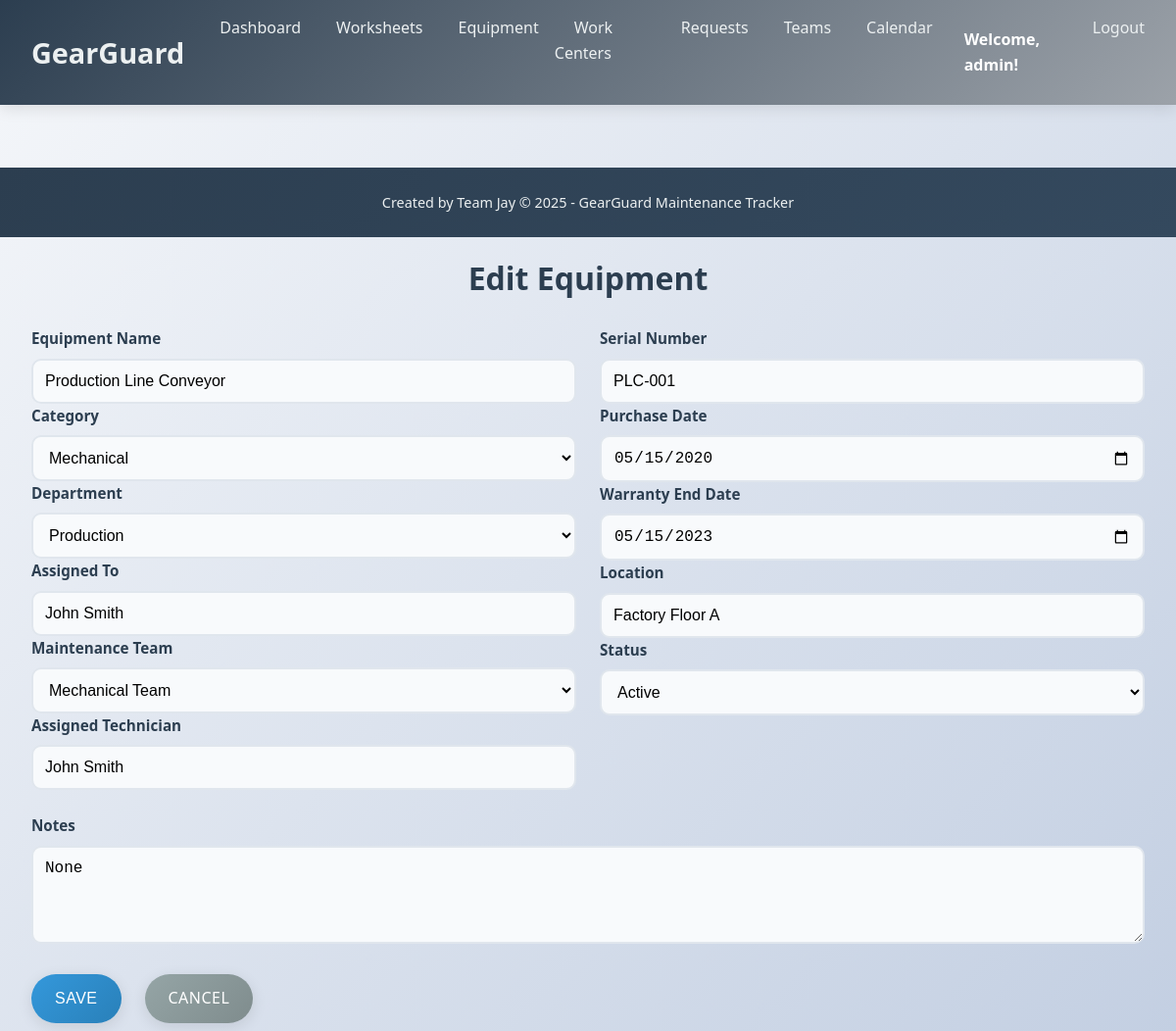
The app's page /equipment/1/edit (signed in) with its own data.
### models.py (models this page shows, shortened)
class User(db.Model):
    __tablename__ = 'users'
    id = db.Column(db.Integer, primary_key=True)
    username = db.Column(db.String(80), unique=True, nullable=False)
    email = db.Column(db.String(120), unique=True, nullable=False)
    password_hash = db.Column(db.String(120), nullable=False)
    role = db.Column(db.String(20), default='user')  # admin, manager, user
    created_at = db.Column(db.DateTime, default=datetime.utcnow)

class Equipment(db.Model):
    __tablename__ = 'equipment'
    id = db.Column(db.Integer, primary_key=True)
    name = db.Column(db.String(100), nullable=False)
    serial_number = db.Column(db.String(100), unique=True, nullable=False)
    category = db.Column(db.String(50), nullable=False)  # Mechanical / Electrical / IT
    department = db.Column(db.String(50), nullable=False)  # Production / Admin / IT
    assigned_employee = db.Column(db.String(100))
    maintenance_team_id = db.Column(db.Integer, db.ForeignKey('maintenance_teams.id'))
    default_technician = db.Column(db.String(100))
    purchase_date = db.Column(db.Date)
    warranty_end = db.Column(db.Date)
    location = db.Column(db.String(100))
    status = db.Column(db.String(20), default='Active')  # Active / Scrapped
    notes = db.Column(db.Text)
    maintenance_team = db.relationship('MaintenanceTeam', backref='equipment_list')

class MaintenanceTeam(db.Model):
    __tablename__ = 'maintenance_teams'
    id = db.Column(db.Integer, primary_key=True)
    name = db.Column(db.String(100), nullable=False)
    members = db.Column(db.Text)  # Comma-separated list of technician names

### app.py (the view, shortened to what this page needs)
@app.route('/equipment/<int:id>/edit', methods=['GET', 'POST'])
@login_required
def edit_equipment(id):
    equipment = Equipment.query.get_or_404(id)
    teams = MaintenanceTeam.query.all()
    return render_template('equipment_form.html', equipment=equipment, teams=teams)

### app.py (called while the page is built)
@app.context_processor
def inject_now():
    return {'now': dt.utcnow}

def login_required(f):
    @wraps(f)
    def decorated_function(*args, **kwargs):
        if 'user_id' not in session:
            flash('Please log in to access this page.', 'error')
            return redirect(url_for('login'))
        return f(*args, **kwargs)
    return decorated_function

@app.context_processor
def inject_user():
    user_id = session.get('user_id')
    if user_id:
        user = User.query.get(user_id)
        return {'current_user': user}
    return {'current_user': None}

### templates/equipment_form.html (shortened to what this page needs)
<!DOCTYPE html>
<html lang="en">
<head>
    <link rel="stylesheet" href="{{ url_for('static', filename='style.css') }}">
</head>
<body>
    {% include 'base.html' %}
    <div class="container">
        <h1>{% if equipment %}Edit Equipment{% else %}Add Equipment{% endif %}</h1>
        <form method="POST" class="equipment-form">
            <div class="form-row">
                <div class="form-column">
                    <div class="form-group">
                        <label for="name">Equipment Name</label>
                        <input type="text" id="name" name="name" value="{{ equipment.name if equipment else '' }}" required>
                    </div>
                    <div class="form-group">
                        <label for="category">Category</label>
                        <select id="category" name="category" required>
                            <option value="Mechanical" {% if equipment and equipment.category == 'Mechanical' %}selected{% endif %}>Mechanical</option>
                        </select>
                    </div>
                    <div class="form-group">
                        <label for="department">Department</label>
                        <select id="department" name="department" required>
                            <option value="Production" {% if equipment and equipment.department == 'Production' %}selected{% endif %}>Production</option>
                        </select>
                    </div>
                    <div class="form-group">
                        <label for="assigned_employee">Assigned To</label>
                        <input type="text" id="assigned_employee" name="assigned_employee" value="{{ equipment.assigned_employee if equipment else '' }}">
                    </div>
                    <div class="form-group">
                        <label for="maintenance_team_id">Maintenance Team</label>
                        <select id="maintenance_team_id" name="maintenance_team_id">
                            {% for team in teams %}
                                <option value="{{ team.id }}" {% if equipment and equipment.maintenance_team_id == team.id %}selected{% endif %}>{{ team.name }}</option>
                            {% endfor %}
                        </select>
                    </div>
                    <div class="form-group">
                        <label for="default_technician">Assigned Technician</label>
                        <input type="text" id="default_technician" name="default_technician" value="{{ equipment.default_technician if equipment else '' }}">
                    </div>
                </div>
                <div class="form-column">
                    <div class="form-group">
                        <label for="serial_number">Serial Number</label>
                        <input type="text" id="serial_number" name="serial_number" value="{{ equipment.serial_number if equipment else '' }}" required>
                    </div>
                    <div class="form-group">
                        <label for="purchase_date">Purchase Date</label>
                        <input type="date" id="purchase_date" name="purchase_date" value="{{ equipment.purchase_date.strftime('%Y-%m-%d') if equipment and equipment.purchase_date else '' }}">
                    </div>
                    <div class="form-group">
                        <label for="warranty_end">Warranty End Date</label>
                        <input type="date" id="warranty_end" name="warranty_end" value="{{ equipment.warranty_end.strftime('%Y-%m-%d') if equipment and equipment.warranty_end else '' }}">
                    </div>
                    <div class="form-group">
                        <label for="location">Location</label>
                        <input type="text" id="location" name="location" value="{{ equipment.location if equipment else '' }}">
                    </div>
                    <div class="form-group">
                        <label for="status">Status</label>
                        <select id="status" name="status">
                            <option value="Active" {% if equipment and equipment.status == 'Active' %}selected{% endif %}>Active</option>
                        </select>
                    </div>
                </div>
            </div>
            <div class="form-group">
                <label for="notes">Notes</label>
                <textarea id="notes" name="notes" rows="4">{{ equipment.notes if equipment else '' }}</textarea>
            </div>
            <div class="form-actions">
                <button type="submit" class="btn btn-primary">Save</button>
                <a href="{{ url_for('equipment_list') }}" class="btn btn-secondary">Cancel</a>
            </div>
        </form>
    </div>
</body>
</html>

### templates/base.html (shortened to what this page needs)
<!DOCTYPE html>
<html lang="en">
<head>
    <link rel="stylesheet" href="{{ url_for('static', filename='style.css') }}">
</head>
<body>
    <nav class="navbar">
        <div class="nav-container">
            <div class="nav-logo">
                <a href="{% if current_user %}{{ url_for('dashboard') }}{% else %}{{ url_for('login') }}{% endif %}"> GearGuard</a>
            </div>
            <ul class="nav-menu">
                {% if current_user %}
                <li class="nav-item">
                    <a href="{{ url_for('dashboard') }}" class="nav-link">Dashboard</a>
                </li>
                <li class="nav-item">
                    <a href="{{ url_for('worksheets') }}" class="nav-link">Worksheets</a>
                </li>
                <li class="nav-item">
                    <a href="{{ url_for('equipment_list') }}" class="nav-link">Equipment</a>
                </li>
                <li class="nav-item">
                    <a href="{{ url_for('workcenters_list') }}" class="nav-link">Work Centers</a>
                </li>
                <li class="nav-item">
                    <a href="{{ url_for('maintenance_requests') }}" class="nav-link">Requests</a>
                </li>
                <li class="nav-item">
                    <a href="{{ url_for('teams_list') }}" class="nav-link">Teams</a>
                </li>
                <li class="nav-item">
                    <a href="{{ url_for('calendar_view') }}" class="nav-link">Calendar</a>
                </li>
                <li class="nav-item">
                    <span class="nav-user">Welcome, {{ current_user.username }}!</span>
                </li>
                <li class="nav-item">
                    <a href="{{ url_for('logout') }}" class="nav-link">Logout</a>
                </li>
                {% endif %}
            </ul>
        </div>
    </nav>
    <main>
    </main>
    <footer class="footer">
        <div class="footer-content">
            <p>Created by Team Jay &copy; 2025 - GearGuard Maintenance Tracker</p>
        </div>
    </footer>
</body>
</html>

### static/style.css (style rules this page uses)
* { margin: 0; padding: 0; box-sizing: border-box; }
body { font-family: 'Segoe UI', Tahoma, Geneva, Verdana, sans-serif; background: linear-gradient(135deg, #f5f7fa 0%, #c3cfe2 100%); color: #2c3e50; line-height: 1.6; min-height: 100vh; }
.navbar { background: linear-gradient(135deg, #2c3e50 0%, #9ca2a9 100%); padding: 1rem 0; box-shadow: 0 4px 15px rgba(0,0,0,0.1); position: sticky; top: 0; z-index: 1000; }
.nav-container { max-width: 1200px; margin: 0 auto; display: flex; justify-content: space-between; align-items: center; padding: 0 2rem; }
.nav-logo a { color: #ecf0f1; font-size: 1.8rem; font-weight: bold; text-decoration: none; transition: color 0.3s ease; }
.nav-menu { display: flex; list-style: none; }
.nav-item { margin-left: 1rem; }
.nav-link { color: #ecf0f1; text-decoration: none; font-weight: 500; transition: all 0.3s ease; padding: 0.75rem 1.25rem; border-radius: 25px; position: relative; overflow: hidden; }
.nav-link::after { content: ''; position: absolute; bottom: 0; left: 50%; width: 0; height: 2px; background: #3498db; transition: all 0.3s ease; transform: translateX(-50%); }
.nav-user { color: white !important; font-weight: bold; padding: 0.75rem 1rem; display: inline-block; }
main { padding: 2rem 0; }
.container { max-width: 1200px; margin: 0 auto; padding: 0 2rem; }
h1 { margin-bottom: 1.5rem; color: #2c3e50; font-size: 2rem; text-align: center; margin-top: 1rem; }
.btn { display: inline-block; padding: 0.75rem 1.5rem; border: none; border-radius: 30px; text-decoration: none; cursor: pointer; font-size: 1rem; font-weight: 500; transition: all 0.3s ease; margin-right: 0.5rem; margin-bottom: 0.5rem; box-shadow: 0 4px 15px rgba(0,0,0,0.1); text-transform: uppercase; letter-spacing: 0.5px; }
.btn-primary { background: linear-gradient(135deg, #3498db 0%, #2980b9 100%); color: white; }
.btn-secondary { background: linear-gradient(135deg, #95a5a6 0%, #7f8c8d 100%); color: white; }
.form-group { margin-bottom: 1.5rem; }
.form-group label { display: block; margin-bottom: 0.5rem; font-weight: 600; color: #2c3e50; font-size: 0.95rem; }
.form-group input, .form-group select, .form-group textarea { width: 100%; padding: 0.75rem; border: 2px solid #e0e6ed; border-radius: 10px; font-size: 1rem; transition: all 0.3s ease; background: #f8fafc; }
.form-row { display: flex; gap: 1.5rem; margin-bottom: 1.5rem; }
.form-row .form-group { flex: 1; margin-bottom: 0; }
.form-actions { margin-top: 1.5rem; display: flex; gap: 1rem; justify-content: flex-start; }
.equipment-form { max-width: 100%; }
.form-column { flex: 1; }
.footer { background: linear-gradient(135deg, #2c3e50 0%, #34495e 100%); color: white; text-align: center; padding: 1.5rem 0; margin-top: auto; }
.footer-content p { margin: 0; font-size: 0.9rem; color: #ecf0f1; }

### records on screen
User: username "admin"
Equipment: name "Production Line Conveyor", category "Mechanical", department "Production", assigned_employee "John Smith", maintenance_team_id "Mechanical Team", default_technician "John Smith", serial_number "PLC-001", purchase_date "05/15/2020", warranty_end "05/15/2023", location "Factory Floor A", status "Active", notes "None"
